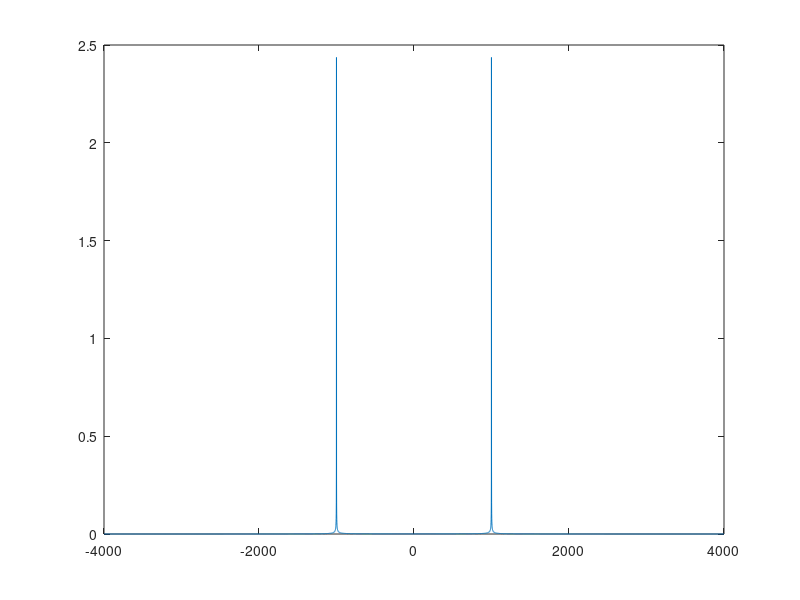
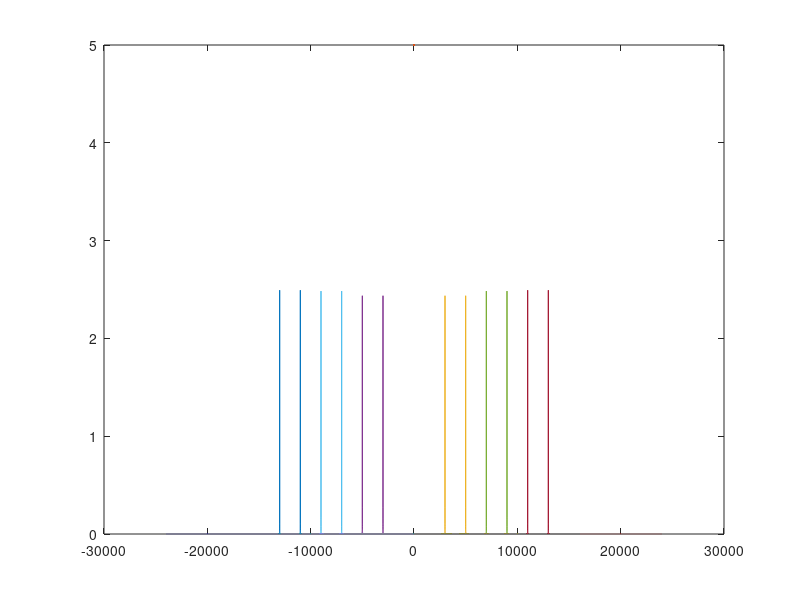

The MATLAB script that drew these images, in order:
fs=8000;
f0=1000;
t=0:1/fs:1;
A=5;

x=A*cos(2*pi*f0*t);
N=length(x);
%Sketch the spectrum
y=fft(x);
w=fftshift(abs(y));
w=w/N;
f=(-N/2:N/2-1)*fs/N;
%w(f<1e-5)=0;

figure("Name","Origin signal spectrum");
plot(f,w);

figure("Name","Q2")
fs=000;

while fs<30000
    t=0:1/fs:1;
    x=A*cos(2*pi*f0*t);
    N=length(x);
    y=fft(x);
    w=fftshift(abs(y));
    w=w/N;
    %figure("Name","Q2")
    f=(0:N-1)*fs/N;
    plot(f,w);hold on;
    f=(-N:-1)*fs/N;
    plot(f,w);hold on;
    fs=fs+8000;
end